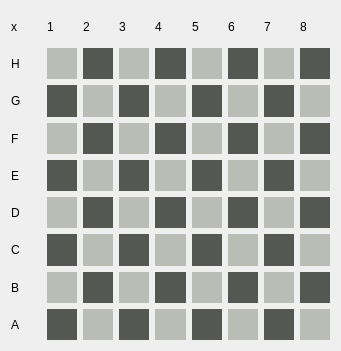
   <widget class="QWidget" name="gridLayoutWidget_3">
    <property name="geometry">
     <rect>
      <x>770</x>
      <y>270</y>
      <width>341</width>
      <height>351</height>
     </rect>
    </property>
    <layout class="QGridLayout" name="gridLayout_3">
     <item row="0" column="2">
      <widget class="QLabel" name="label_163">
       <property name="text">
        <string>2</string>
       </property>
      </widget>
     </item>
     <item row="2" column="0">
      <widget class="QLabel" name="label_164">
       <property name="text">
        <string>G</string>
       </property>
      </widget>
     </item>
     <item row="0" column="0">
      <widget class="QLabel" name="label_165">
       <property name="text">
        <string>x</string>
       </property>
      </widget>
     </item>
     <item row="0" column="1">
      <widget class="QLabel" name="label_166">
       <property name="text">
        <string>1</string>
       </property>
      </widget>
     </item>
     <item row="1" column="0">
      <widget class="QLabel" name="label_167">
       <property name="text">
        <string>H</string>
       </property>
      </widget>
     </item>
     <item row="0" column="4">
      <widget class="QLabel" name="label_168">
       <property name="text">
        <string>4</string>
       </property>
      </widget>
     </item>
     <item row="0" column="3">
      <widget class="QLabel" name="label_169">
       <property name="text">
        <string>3</string>
       </property>
      </widget>
     </item>
     <item row="0" column="6">
      <widget class="QLabel" name="label_170">
       <property name="text">
        <string>6</string>
       </property>
      </widget>
     </item>
     <item row="0" column="5">
      <widget class="QLabel" name="label_171">
       <property name="text">
        <string>5</string>
       </property>
      </widget>
     </item>
     <item row="0" column="7">
      <widget class="QLabel" name="label_172">
       <property name="text">
        <string>7</string>
       </property>
      </widget>
     </item>
     <item row="0" column="8">
      <widget class="QLabel" name="label_173">
       <property name="text">
        <string>8</string>
       </property>
      </widget>
     </item>
     <item row="3" column="0">
      <widget class="QLabel" name="label_174">
       <property name="text">
        <string>F</string>
       </property>
      </widget>
     </item>
     <item row="4" column="0">
      <widget class="QLabel" name="label_175">
       <property name="text">
        <string>E</string>
       </property>
      </widget>
     </item>
     <item row="5" column="0">
      <widget class="QLabel" name="label_176">
       <property name="text">
        <string>D</string>
       </property>
      </widget>
     </item>
     <item row="7" column="0">
      <widget class="QLabel" name="label_177">
       <property name="text">
        <string>B</string>
       </property>
      </widget>
     </item>
     <item row="6" column="0">
      <widget class="QLabel" name="label_178">
       <property name="text">
        <string>C</string>
       </property>
      </widget>
     </item>
     <item row="8" column="0">
      <widget class="QLabel" name="label_179">
       <property name="text">
        <string>A</string>
       </property>
      </widget>
     </item>
     <item row="1" column="1">
      <widget class="QLabel" name="label_180">
       <property name="maximumSize">
        <size>
         <width>33</width>
         <height>33</height>
        </size>
       </property>
       <property name="styleSheet">
        <string notr="true">background-color: rgb(186, 189, 182);</string>
       </property>
       <property name="text">
        <string/>
       </property>
      </widget>
     </item>
     <item row="1" column="2">
      <widget class="QLabel" name="label_181">
       <property name="maximumSize">
        <size>
         <width>33</width>
         <height>33</height>
        </size>
       </property>
       <property name="styleSheet">
        <string notr="true">background-color: rgb(85, 87, 83);</string>
       </property>
       <property name="text">
        <string/>
       </property>
      </widget>
     </item>
     <item row="1" column="3">
      <widget class="QLabel" name="label_182">
       <property name="maximumSize">
        <size>
         <width>33</width>
         <height>33</height>
        </size>
       </property>
       <property name="styleSheet">
        <string notr="true">background-color: rgb(186, 189, 182);</string>
       </property>
       <property name="text">
        <string/>
       </property>
      </widget>
     </item>
     <item row="1" column="4">
      <widget class="QLabel" name="label_183">
       <property name="maximumSize">
        <size>
         <width>33</width>
         <height>33</height>
        </size>
       </property>
       <property name="styleSheet">
        <string notr="true">background-color: rgb(85, 87, 83);</string>
       </property>
       <property name="text">
        <string/>
       </property>
      </widget>
     </item>
     <item row="1" column="5">
      <widget class="QLabel" name="label_184">
       <property name="maximumSize">
        <size>
         <width>33</width>
         <height>33</height>
        </size>
       </property>
       <property name="styleSheet">
        <string notr="true">background-color: rgb(186, 189, 182);</string>
       </property>
       <property name="text">
        <string/>
       </property>
      </widget>
     </item>
     <item row="1" column="6">
      <widget class="QLabel" name="label_185">
       <property name="maximumSize">
        <size>
         <width>33</width>
         <height>33</height>
        </size>
       </property>
       <property name="styleSheet">
        <string notr="true">background-color: rgb(85, 87, 83);</string>
       </property>
       <property name="text">
        <string/>
       </property>
      </widget>
     </item>
     <item row="1" column="7">
      <widget class="QLabel" name="label_186">
       <property name="maximumSize">
        <size>
         <width>33</width>
         <height>33</height>
        </size>
       </property>
       <property name="styleSheet">
        <string notr="true">background-color: rgb(186, 189, 182);</string>
       </property>
       <property name="text">
        <string/>
       </property>
      </widget>
     </item>
     <item row="1" column="8">
      <widget class="QLabel" name="label_187">
       <property name="maximumSize">
        <size>
         <width>33</width>
         <height>33</height>
        </size>
       </property>
       <property name="styleSheet">
        <string notr="true">background-color: rgb(85, 87, 83);</string>
       </property>
       <property name="text">
        <string/>
       </property>
      </widget>
     </item>
     <item row="2" column="1">
      <widget class="QLabel" name="label_188">
       <property name="maximumSize">
        <size>
         <width>33</width>
         <height>33</height>
        </size>
       </property>
       <property name="styleSheet">
        <string notr="true">background-color: rgb(85, 87, 83);</string>
       </property>
       <property name="text">
        <string/>
       </property>
      </widget>
     </item>
     <item row="2" column="2">
      <widget class="QLabel" name="label_189">
       <property name="maximumSize">
        <size>
         <width>33</width>
         <height>33</height>
        </size>
       </property>
       <property name="styleSheet">
        <string notr="true">background-color: rgb(186, 189, 182);</string>
       </property>
       <property name="text">
        <string/>
       </property>
      </widget>
     </item>
     <item row="2" column="3">
      <widget class="QLabel" name="label_190">
       <property name="maximumSize">
        <size>
         <width>33</width>
         <height>33</height>
        </size>
       </property>
       <property name="styleSheet">
        <string notr="true">background-color: rgb(85, 87, 83);</string>
       </property>
       <property name="text">
        <string/>
       </property>
      </widget>
     </item>
     <item row="2" column="4">
      <widget class="QLabel" name="label_191">
       <property name="maximumSize">
        <size>
         <width>33</width>
         <height>33</height>
        </size>
       </property>
       <property name="styleSheet">
        <string notr="true">background-color: rgb(186, 189, 182);</string>
       </property>
       <property name="text">
        <string/>
       </property>
      </widget>
     </item>
     <item row="2" column="5">
      <widget class="QLabel" name="label_192">
       <property name="maximumSize">
        <size>
         <width>33</width>
         <height>33</height>
        </size>
       </property>
       <property name="styleSheet">
        <string notr="true">background-color: rgb(85, 87, 83);</string>
       </property>
       <property name="text">
        <string/>
       </property>
      </widget>
     </item>
     <item row="2" column="6">
      <widget class="QLabel" name="label_193">
       <property name="maximumSize">
        <size>
         <width>33</width>
         <height>33</height>
        </size>
       </property>
       <property name="styleSheet">
        <string notr="true">background-color: rgb(186, 189, 182);</string>
       </property>
       <property name="text">
        <string/>
       </property>
      </widget>
     </item>
     <item row="2" column="7">
      <widget class="QLabel" name="label_194">
       <property name="maximumSize">
        <size>
         <width>33</width>
         <height>33</height>
        </size>
       </property>
       <property name="styleSheet">
        <string notr="true">background-color: rgb(85, 87, 83);</string>
       </property>
       <property name="text">
        <string/>
       </property>
      </widget>
     </item>
     <item row="2" column="8">
      <widget class="QLabel" name="label_195">
       <property name="maximumSize">
        <size>
         <width>33</width>
         <height>33</height>
        </size>
       </property>
       <property name="styleSheet">
        <string notr="true">background-color: rgb(186, 189, 182);</string>
       </property>
       <property name="text">
        <string/>
       </property>
      </widget>
     </item>
     <item row="3" column="1">
      <widget class="QLabel" name="label_196">
       <property name="maximumSize">
        <size>
         <width>33</width>
         <height>33</height>
        </size>
       </property>
       <property name="styleSheet">
        <string notr="true">background-color: rgb(186, 189, 182);</string>
       </property>
       <property name="text">
        <string/>
       </property>
      </widget>
     </item>
     <item row="3" column="2">
      <widget class="QLabel" name="label_197">
       <property name="maximumSize">
        <size>
         <width>33</width>
         <height>33</height>
        </size>
       </property>
       <property name="styleSheet">
        <string notr="true">background-color: rgb(85, 87, 83);</string>
       </property>
       <property name="text">
        <string/>
       </property>
      </widget>
     </item>
     <item row="3" column="3">
      <widget class="QLabel" name="label_198">
       <property name="maximumSize">
        <size>
         <width>33</width>
         <height>33</height>
        </size>
       </property>
       <property name="styleSheet">
        <string notr="true">background-color: rgb(186, 189, 182);</string>
       </property>
       <property name="text">
        <string/>
       </property>
      </widget>
     </item>
     <item row="3" column="4">
      <widget class="QLabel" name="label_199">
       <property name="maximumSize">
        <size>
         <width>33</width>
         <height>33</height>
        </size>
       </property>
       <property name="styleSheet">
        <string notr="true">background-color: rgb(85, 87, 83);</string>
       </property>
       <property name="text">
        <string/>
       </property>
      </widget>
     </item>
     <item row="3" column="5">
      <widget class="QLabel" name="label_200">
       <property name="maximumSize">
        <size>
         <width>33</width>
         <height>33</height>
        </size>
       </property>
       <property name="styleSheet">
        <string notr="true">background-color: rgb(186, 189, 182);</string>
       </property>
       <property name="text">
        <string/>
       </property>
      </widget>
     </item>
     <item row="3" column="6">
      <widget class="QLabel" name="label_201">
       <property name="maximumSize">
        <size>
         <width>33</width>
         <height>33</height>
        </size>
       </property>
       <property name="styleSheet">
        <string notr="true">background-color: rgb(85, 87, 83);</string>
       </property>
       <property name="text">
        <string/>
       </property>
      </widget>
     </item>
     <item row="3" column="7">
      <widget class="QLabel" name="label_202">
       <property name="maximumSize">
        <size>
         <width>33</width>
         <height>33</height>
        </size>
       </property>
       <property name="styleSheet">
        <string notr="true">background-color: rgb(186, 189, 182);</string>
       </property>
       <property name="text">
        <string/>
       </property>
      </widget>
     </item>
     <item row="3" column="8">
      <widget class="QLabel" name="label_203">
       <property name="maximumSize">
        <size>
         <width>33</width>
         <height>33</height>
        </size>
       </property>
       <property name="styleSheet">
        <string notr="true">background-color: rgb(85, 87, 83);</string>
       </property>
       <property name="text">
        <string/>
       </property>
      </widget>
     </item>
     <item row="4" column="1">
      <widget class="QLabel" name="label_204">
       <property name="maximumSize">
        <size>
         <width>33</width>
         <height>33</height>
        </size>
       </property>
       <property name="styleSheet">
        <string notr="true">background-color: rgb(85, 87, 83);</string>
       </property>
       <property name="text">
        <string/>
       </property>
      </widget>
     </item>
     <item row="4" column="2">
      <widget class="QLabel" name="label_205">
       <property name="maximumSize">
        <size>
         <width>33</width>
         <height>33</height>
        </size>
       </property>
       <property name="styleSheet">
        <string notr="true">background-color: rgb(186, 189, 182);</string>
       </property>
       <property name="text">
        <string/>
       </property>
      </widget>
     </item>
     <item row="4" column="3">
      <widget class="QLabel" name="label_206">
       <property name="maximumSize">
        <size>
         <width>33</width>
         <height>33</height>
        </size>
       </property>
       <property name="styleSheet">
        <string notr="true">background-color: rgb(85, 87, 83);</string>
       </property>
       <property name="text">
        <string/>
       </property>
      </widget>
     </item>
     <item row="4" column="4">
      <widget class="QLabel" name="label_207">
       <property name="maximumSize">
        <size>
         <width>33</width>
         <height>33</height>
        </size>
       </property>
       <property name="styleSheet">
        <string notr="true">background-color: rgb(186, 189, 182);</string>
       </property>
       <property name="text">
        <string/>
       </property>
      </widget>
     </item>
     <item row="4" column="5">
      <widget class="QLabel" name="label_208">
       <property name="maximumSize">
        <size>
         <width>33</width>
         <height>33</height>
        </size>
       </property>
       <property name="styleSheet">
        <string notr="true">background-color: rgb(85, 87, 83);</string>
       </property>
       <property name="text">
        <string/>
       </property>
      </widget>
     </item>
     <item row="4" column="6">
      <widget class="QLabel" name="label_209">
       <property name="maximumSize">
        <size>
         <width>33</width>
         <height>33</height>
        </size>
       </property>
       <property name="styleSheet">
        <string notr="true">background-color: rgb(186, 189, 182);</string>
       </property>
       <property name="text">
        <string/>
       </property>
      </widget>
     </item>
     <item row="4" column="7">
      <widget class="QLabel" name="label_210">
       <property name="maximumSize">
        <size>
         <width>33</width>
         <height>33</height>
        </size>
       </property>
       <property name="styleSheet">
        <string notr="true">background-color: rgb(85, 87, 83);</string>
       </property>
       <property name="text">
        <string/>
       </property>
      </widget>
     </item>
     <item row="4" column="8">
      <widget class="QLabel" name="label_211">
       <property name="maximumSize">
        <size>
         <width>33</width>
         <height>33</height>
        </size>
       </property>
       <property name="styleSheet">
        <string notr="true">background-color: rgb(186, 189, 182);</string>
       </property>
       <property name="text">
        <string/>
       </property>
      </widget>
     </item>
     <item row="5" column="1">
      <widget class="QLabel" name="label_212">
       <property name="maximumSize">
        <size>
         <width>33</width>
         <height>33</height>
        </size>
       </property>
       <property name="styleSheet">
        <string notr="true">background-color: rgb(186, 189, 182);</string>
       </property>
       <property name="text">
        <string/>
       </property>
      </widget>
     </item>
     <item row="5" column="2">
      <widget class="QLabel" name="label_213">
       <property name="maximumSize">
        <size>
         <width>33</width>
         <height>33</height>
        </size>
       </property>
       <property name="styleSheet">
        <string notr="true">background-color: rgb(85, 87, 83);</string>
       </property>
       <property name="text">
        <string/>
       </property>
      </widget>
     </item>
     <item row="5" column="3">
      <widget class="QLabel" name="label_214">
       <property name="maximumSize">
        <size>
         <width>33</width>
         <height>33</height>
        </size>
       </property>
       <property name="styleSheet">
        <string notr="true">background-color: rgb(186, 189, 182);</string>
       </property>
       <property name="text">
        <string/>
       </property>
      </widget>
     </item>
     <item row="5" column="4">
      <widget class="QLabel" name="label_215">
       <property name="maximumSize">
        <size>
         <width>33</width>
         <height>33</height>
        </size>
       </property>
       <property name="styleSheet">
        <string notr="true">background-color: rgb(85, 87, 83);</string>
       </property>
       <property name="text">
        <string/>
       </property>
      </widget>
     </item>
     <item row="5" column="5">
      <widget class="QLabel" name="label_216">
       <property name="maximumSize">
        <size>
         <width>33</width>
         <height>33</height>
        </size>
       </property>
       <property name="styleSheet">
        <string notr="true">background-color: rgb(186, 189, 182);</string>
       </property>
       <property name="text">
        <string/>
       </property>
      </widget>
     </item>
     <item row="5" column="6">
      <widget class="QLabel" name="label_217">
       <property name="maximumSize">
        <size>
         <width>33</width>
         <height>33</height>
        </size>
       </property>
       <property name="styleSheet">
        <string notr="true">background-color: rgb(85, 87, 83);</string>
       </property>
       <property name="text">
        <string/>
       </property>
      </widget>
     </item>
     <item row="5" column="7">
      <widget class="QLabel" name="label_218">
       <property name="maximumSize">
        <size>
         <width>33</width>
         <height>33</height>
        </size>
       </property>
       <property name="styleSheet">
        <string notr="true">background-color: rgb(186, 189, 182);</string>
       </property>
       <property name="text">
        <string/>
       </property>
      </widget>
     </item>
     <item row="5" column="8">
      <widget class="QLabel" name="label_219">
       <property name="maximumSize">
        <size>
         <width>33</width>
         <height>33</height>
        </size>
       </property>
       <property name="styleSheet">
        <string notr="true">background-color: rgb(85, 87, 83);</string>
       </property>
       <property name="text">
        <string/>
       </property>
      </widget>
     </item>
     <item row="6" column="1">
      <widget class="QLabel" name="label_220">
       <property name="maximumSize">
        <size>
         <width>33</width>
         <height>33</height>
        </size>
       </property>
       <property name="styleSheet">
        <string notr="true">background-color: rgb(85, 87, 83);</string>
       </property>
       <property name="text">
        <string/>
       </property>
      </widget>
     </item>
     <item row="6" column="2">
      <widget class="QLabel" name="label_221">
       <property name="maximumSize">
        <size>
         <width>33</width>
         <height>33</height>
        </size>
       </property>
       <property name="styleSheet">
        <string notr="true">background-color: rgb(186, 189, 182);</string>
       </property>
       <property name="text">
        <string/>
       </property>
      </widget>
     </item>
     <item row="6" column="3">
      <widget class="QLabel" name="label_222">
       <property name="maximumSize">
        <size>
         <width>33</width>
         <height>33</height>
        </size>
       </property>
       <property name="styleSheet">
        <string notr="true">background-color: rgb(85, 87, 83);</string>
       </property>
       <property name="text">
        <string/>
       </property>
      </widget>
     </item>
     <item row="6" column="4">
      <widget class="QLabel" name="label_223">
       <property name="maximumSize">
        <size>
         <width>33</width>
         <height>33</height>
        </size>
       </property>
       <property name="styleSheet">
        <string notr="true">background-color: rgb(186, 189, 182);</string>
       </property>
       <property name="text">
        <string/>
       </property>
      </widget>
     </item>
     <item row="6" column="5">
      <widget class="QLabel" name="label_224">
       <property name="maximumSize">
        <size>
         <width>33</width>
         <height>33</height>
        </size>
       </property>
       <property name="styleSheet">
        <string notr="true">background-color: rgb(85, 87, 83);</string>
       </property>
       <property name="text">
        <string/>
       </property>
      </widget>
     </item>
     <item row="6" column="6">
      <widget class="QLabel" name="label_225">
       <property name="maximumSize">
        <size>
         <width>33</width>
         <height>33</height>
        </size>
       </property>
       <property name="styleSheet">
        <string notr="true">background-color: rgb(186, 189, 182);</string>
       </property>
       <property name="text">
        <string/>
       </property>
      </widget>
     </item>
     <item row="6" column="7">
      <widget class="QLabel" name="label_226">
       <property name="maximumSize">
        <size>
         <width>33</width>
         <height>33</height>
        </size>
       </property>
       <property name="styleSheet">
        <string notr="true">background-color: rgb(85, 87, 83);</string>
       </property>
       <property name="text">
        <string/>
       </property>
      </widget>
     </item>
     <item row="6" column="8">
      <widget class="QLabel" name="label_227">
       <property name="maximumSize">
        <size>
         <width>33</width>
         <height>33</height>
        </size>
       </property>
       <property name="styleSheet">
        <string notr="true">background-color: rgb(186, 189, 182);</string>
       </property>
       <property name="text">
        <string/>
       </property>
      </widget>
     </item>
     <item row="7" column="1">
      <widget class="QLabel" name="label_228">
       <property name="maximumSize">
        <size>
         <width>33</width>
         <height>33</height>
        </size>
       </property>
       <property name="styleSheet">
        <string notr="true">background-color: rgb(186, 189, 182);</string>
       </property>
       <property name="text">
        <string/>
       </property>
      </widget>
     </item>
     <item row="7" column="2">
      <widget class="QLabel" name="label_229">
       <property name="maximumSize">
        <size>
         <width>33</width>
         <height>33</height>
        </size>
       </property>
       <property name="styleSheet">
        <string notr="true">background-color: rgb(85, 87, 83);</string>
       </property>
       <property name="text">
        <string/>
       </property>
      </widget>
     </item>
     <item row="7" column="3">
      <widget class="QLabel" name="label_230">
       <property name="maximumSize">
        <size>
         <width>33</width>
         <height>33</height>
        </size>
       </property>
       <property name="styleSheet">
        <string notr="true">background-color: rgb(186, 189, 182);</string>
       </property>
       <property name="text">
        <string/>
       </property>
      </widget>
     </item>
     <item row="7" column="4">
      <widget class="QLabel" name="label_231">
       <property name="maximumSize">
        <size>
         <width>33</width>
         <height>33</height>
        </size>
       </property>
       <property name="styleSheet">
        <string notr="true">background-color: rgb(85, 87, 83);</string>
       </property>
       <property name="text">
        <string/>
       </property>
      </widget>
     </item>
     <item row="7" column="5">
      <widget class="QLabel" name="label_232">
       <property name="maximumSize">
        <size>
         <width>33</width>
         <height>33</height>
        </size>
       </property>
       <property name="styleSheet">
        <string notr="true">background-color: rgb(186, 189, 182);</string>
       </property>
       <property name="text">
        <string/>
       </property>
      </widget>
     </item>
     <item row="7" column="6">
      <widget class="QLabel" name="label_233">
       <property name="maximumSize">
        <size>
         <width>33</width>
         <height>33</height>
        </size>
       </property>
       <property name="styleSheet">
        <string notr="true">background-color: rgb(85, 87, 83);</string>
       </property>
       <property name="text">
        <string/>
       </property>
      </widget>
     </item>
     <item row="7" column="7">
      <widget class="QLabel" name="label_234">
       <property name="maximumSize">
        <size>
         <width>33</width>
         <height>33</height>
        </size>
       </property>
       <property name="styleSheet">
        <string notr="true">background-color: rgb(186, 189, 182);</string>
       </property>
       <property name="text">
        <string/>
       </property>
      </widget>
     </item>
     <item row="7" column="8">
      <widget class="QLabel" name="label_235">
       <property name="maximumSize">
        <size>
         <width>33</width>
         <height>33</height>
        </size>
       </property>
       <property name="styleSheet">
        <string notr="true">background-color: rgb(85, 87, 83);</string>
       </property>
       <property name="text">
        <string/>
       </property>
      </widget>
     </item>
     <item row="8" column="1">
      <widget class="QLabel" name="label_236">
       <property name="maximumSize">
        <size>
         <width>33</width>
         <height>33</height>
        </size>
       </property>
       <property name="styleSheet">
        <string notr="true">background-color: rgb(85, 87, 83);</string>
       </property>
       <property name="text">
        <string/>
       </property>
      </widget>
     </item>
     <item row="8" column="2">
      <widget class="QLabel" name="label_237">
       <property name="maximumSize">
        <size>
         <width>33</width>
         <height>33</height>
        </size>
       </property>
       <property name="styleSheet">
        <string notr="true">background-color: rgb(186, 189, 182);</string>
       </property>
       <property name="text">
        <string/>
       </property>
      </widget>
     </item>
     <item row="8" column="3">
      <widget class="QLabel" name="label_238">
       <property name="maximumSize">
        <size>
         <width>33</width>
         <height>33</height>
        </size>
       </property>
       <property name="styleSheet">
        <string notr="true">background-color: rgb(85, 87, 83);</string>
       </property>
       <property name="text">
        <string/>
       </property>
      </widget>
     </item>
     <item row="8" column="4">
      <widget class="QLabel" name="label_239">
       <property name="maximumSize">
        <size>
         <width>33</width>
         <height>33</height>
        </size>
       </property>
       <property name="styleSheet">
        <string notr="true">background-color: rgb(186, 189, 182);</string>
       </property>
       <property name="text">
        <string/>
       </property>
      </widget>
     </item>
     <item row="8" column="5">
      <widget class="QLabel" name="label_240">
       <property name="maximumSize">
        <size>
         <width>33</width>
         <height>33</height>
        </size>
       </property>
       <property name="styleSheet">
        <string notr="true">background-color: rgb(85, 87, 83);</string>
       </property>
       <property name="text">
        <string/>
       </property>
      </widget>
     </item>
     <item row="8" column="6">
      <widget class="QLabel" name="label_241">
       <property name="maximumSize">
        <size>
         <width>33</width>
         <height>33</height>
        </size>
       </property>
       <property name="styleSheet">
        <string notr="true">background-color: rgb(186, 189, 182);</string>
       </property>
       <property name="text">
        <string/>
       </property>
      </widget>
     </item>
     <item row="8" column="7">
      <widget class="QLabel" name="label_242">
       <property name="maximumSize">
        <size>
         <width>33</width>
         <height>33</height>
        </size>
       </property>
       <property name="styleSheet">
        <string notr="true">background-color: rgb(85, 87, 83);</string>
       </property>
       <property name="text">
        <string/>
       </property>
      </widget>
     </item>
     <item row="8" column="8">
      <widget class="QLabel" name="label_243">
       <property name="maximumSize">
        <size>
         <width>33</width>
         <height>33</height>
        </size>
       </property>
       <property name="styleSheet">
        <string notr="true">background-color: rgb(186, 189, 182);</string>
       </property>
       <property name="text">
        <string/>
       </property>
      </widget>
     </item>
    </layout>
   </widget>
